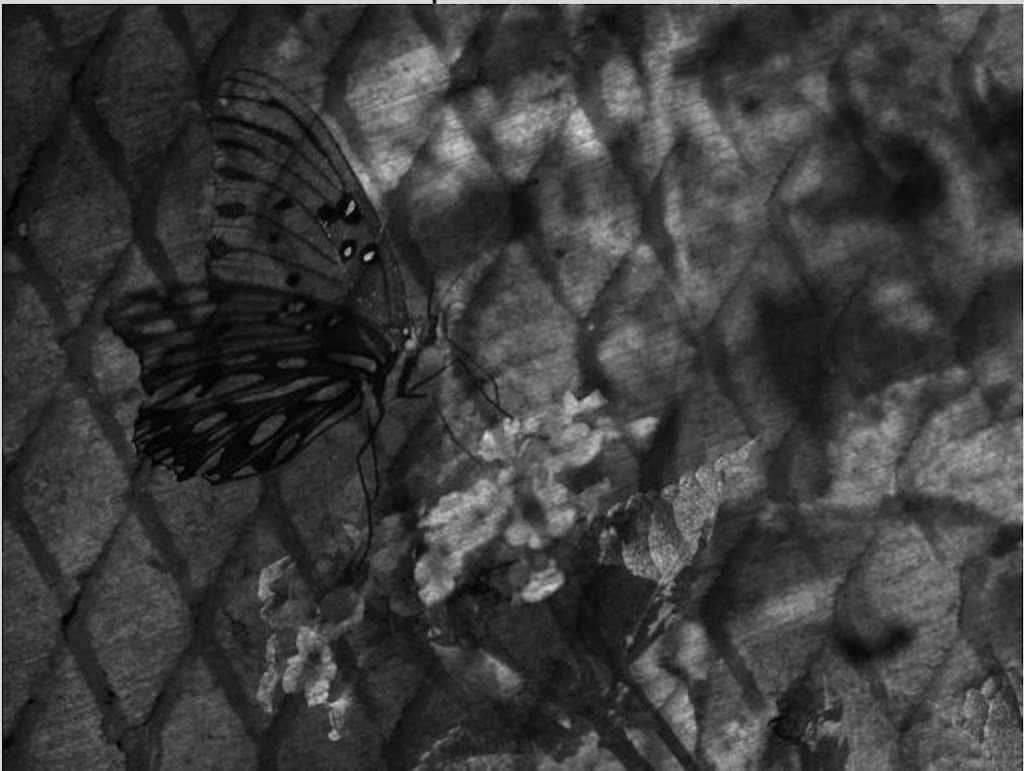
#> input picture Source for PE-20250718T112002Z-1-001/Source for PE/IMG_1.png, 1024 x 771 px, found by its file name
$ jupyter execute Fourier_transform.ipynb
#> lines starting #> are read from the running program, lines starting #| are printed output that depends on the picture; after the words box and inside, x2 and y2 are one past the last pixel; in counts of white or black regions, pixels touching at a corner belong together
📚 **Theory Overview**

Fourier Transform helps analyze **frequency components** of an image.

- **2D Discrete Fourier Transform (DFT)** is used for image processing.
- **FFT (Fast Fourier Transform)** is a fast algorithm to compute DFT efficiently.

### 🔑 Key Insight:
- **Sharp changes** (e.g. edges, noise) ⟶ **High Frequency**
- **Smooth regions** ⟶ **Low Frequency**

An image can be thought of as a **2D signal**.
By applying DFT along both the **X** and **Y** axes, we obtain its **frequency representation**.

### 🔧 Using NumPy: Frequency Transform

#### Thresholding

[cell 1]
import cv2 as cv
import numpy as np
from matplotlib import pyplot as plt

img = cv.imread(r'D:\Gitrepo\CPV\IMG_1.png', cv.IMREAD_GRAYSCALE)
#> img is the input picture: shape (771, 1024); min 0, max 228, mean 60.8
assert img is not None

# Step 1: FFT (frequency domain)
f = np.fft.fft2(img)
fshift = np.fft.fftshift(f)

# Step 2: Extract magnitude and phase
magnitude = np.abs(fshift)
phase = np.angle(fshift)
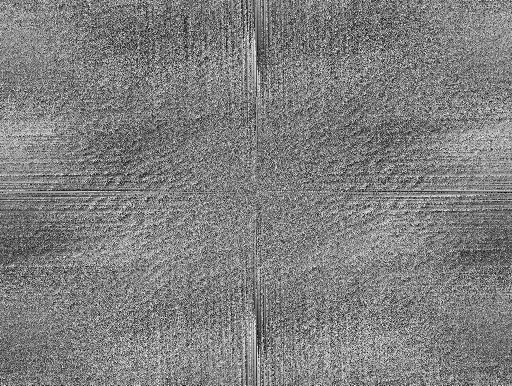
#> phase: shape (771, 1024) float64 (shown at 1/2 size); min -3.14, max 3.14, mean -3.98e-06; drawn with min black and max white

# Step 3: Use three thresholds for (2,3) grid
threshold_list = [0.001, 0.0075, 0.005]  # as fractions of max(magnitude)

plt.figure(figsize=(14, 8))

# (row 1, col 1): Original image
plt.subplot(2, 3, 1)
plt.imshow(img, cmap='gray')
plt.title('Original Image')
plt.axis('off')

# (row 1, col 2): Log Magnitude Spectrum
plt.subplot(2, 3, 2)
plt.imshow(np.log1p(magnitude), cmap='gray')
plt.title('Log Magnitude Spectrum')
plt.axis('off')

# (row 1, col 3): Empty or you can show the phase spectrum
plt.subplot(2, 3, 3)
plt.imshow(phase, cmap='gray')
plt.title('Phase Spectrum')
plt.axis('off')

# Row 2: Compressed images for each threshold
for idx, frac in enumerate(threshold_list):
    threshold = frac * np.max(magnitude)
    mask = magnitude > threshold
    fshift_compressed = fshift * mask

    # Step 4: Reconstruct image using IFFT
    f_ishift = np.fft.ifftshift(fshift_compressed)
    img_compressed = np.fft.ifft2(f_ishift)
    img_compressed = np.abs(img_compressed)
    img_compressed = np.clip(img_compressed, 0, 255).astype(np.uint8)

    plt.subplot(2, 3, idx+4)
    plt.imshow(img_compressed, cmap='gray')
    plt.title(f'Compressed\nThreshold={frac:.2f}')
    plt.axis('off')
#> this loop made 3 passes
#> threshold on passes 1 to 3: 48017.8, 360133.2, 240088.8
#> pass 1, `mask = magnitude > threshold`:
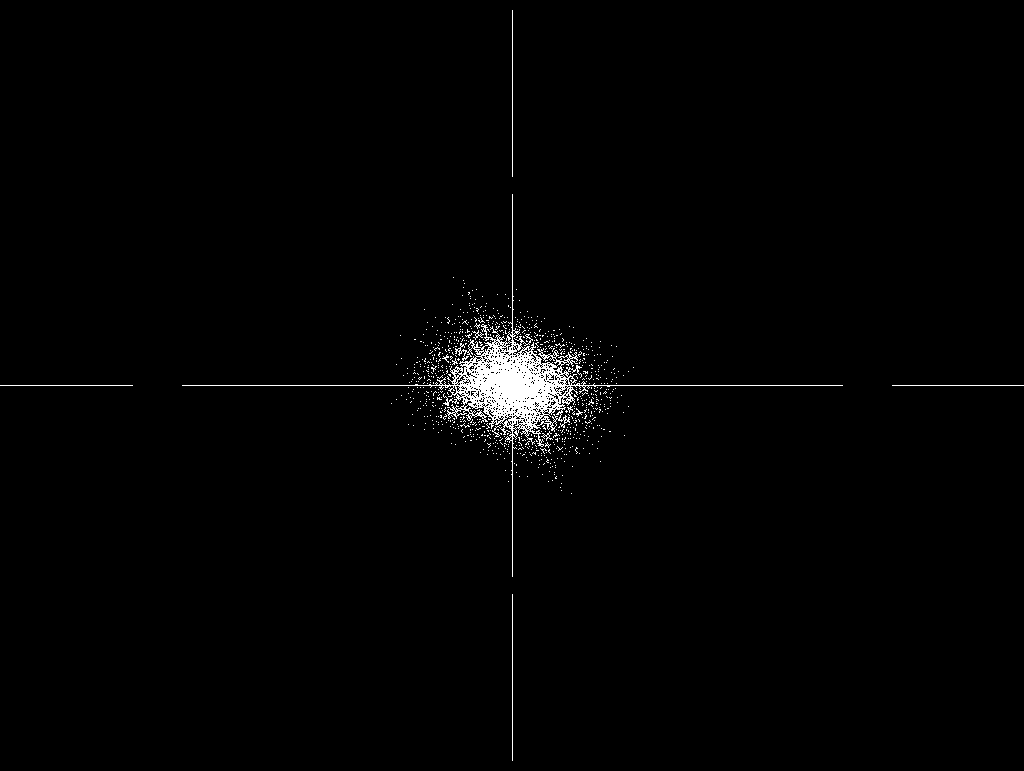
#> mask: shape (771, 1024) bool; 1.3% white; 839 white regions (830 under 20 px), largest, box (x1, y1, x2, y2) and area: (182, 194, 843, 577) 8171, (512, 10, 513, 177) 167, (512, 594, 513, 761) 167
#> pass 1, `img_compressed = np.abs(img_compressed)`:
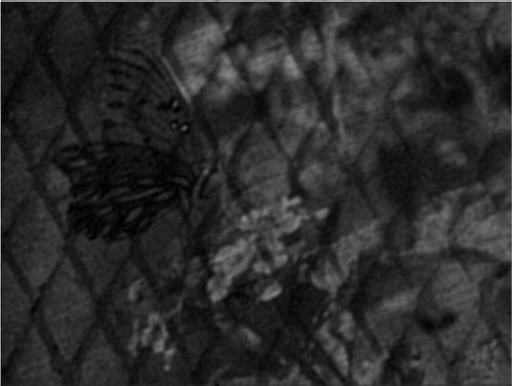
#> img_compressed: shape (771, 1024) float64 (shown at 1/2 size); min 0.00446, max 361.8, mean 60.8; drawn with min black and max white

plt.tight_layout()
plt.show()

### 🚧 High Pass Filtering (HPF)

Remove low-frequency content:

[cell 2]
import cv2 as cv
import numpy as np
from matplotlib import pyplot as plt

img = cv.imread(r'D:\Gitrepo\CPV\IMG_1.png', cv.IMREAD_GRAYSCALE)
assert img is not None

# Compute FFT
f = np.fft.fft2(img)
fshift = np.fft.fftshift(f)  # shift zero frequency to center
magnitude_spectrum = 20 * np.log(np.abs(fshift))
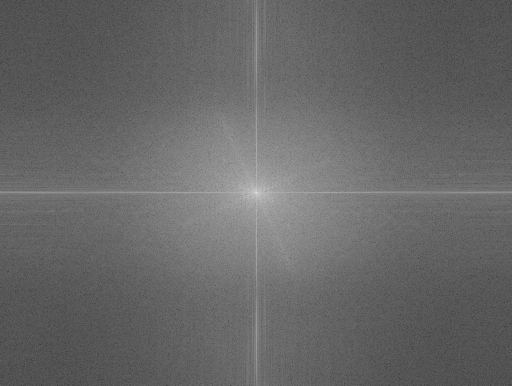
#> magnitude_spectrum: shape (771, 1024) float64 (shown at 1/2 size); min -2.31, max 353.7, mean 141.9; drawn with min black and max white

# Visualization
plt.subplot(121), plt.imshow(img, cmap='gray'), plt.title('Input Image')
plt.subplot(122), plt.imshow(magnitude_spectrum, cmap='gray'), plt.title('Magnitude Spectrum')
plt.show()

[cell 3]
# High Pass Filter (HPF)

rows, cols = img.shape
crow, ccol = rows // 2, cols // 2

# Create a mask with zeros in the center (low frequencies) and ones elsewhere (high frequencies)
mask = np.ones((rows, cols), np.uint8)
mask[crow-30:crow+31, ccol-30:ccol+31] = 0

# Apply mask to the shifted FFT
fshift_hpf = fshift * mask

# Inverse FFT to get the filtered image
f_ishift = np.fft.ifftshift(fshift_hpf)
img_back = np.fft.ifft2(f_ishift)
img_back = np.abs(img_back)
img_back = np.clip(img_back, 0, 255)

# Visualization
plt.figure(figsize=(14, 5))
plt.subplot(1, 3, 1)
plt.imshow(img, cmap='gray')
plt.title('Input Image')
plt.axis('off')

plt.subplot(1, 3, 2)
plt.imshow(img_back, cmap='gray')
plt.title('After HPF (Grayscale)')
plt.axis('off')

plt.subplot(1, 3, 3)
plt.imshow(img_back, cmap='jet')
plt.title('After HPF (JET)')
plt.axis('off')

plt.tight_layout()
plt.show()

HPF works like an **edge detector** (similar to Sobel, Laplacian, etc.).

⚠️ **Ringing Artifacts**

- Caused by sharp mask edges
- Sinc-shaped side lobes appear $\rightarrow$ Visual ripples
- Better to use Gaussian masks instead of rectangular ones

### 🔧 Fourier Transform with OpenCV

[cell 4]
import cv2 as cv
import numpy as np
from matplotlib import pyplot as plt

img = cv.imread(r'D:\Gitrepo\CPV\IMG_1.png', cv.IMREAD_GRAYSCALE)
assert img is not None

# Compute DFT
dft = cv.dft(np.float32(img), flags=cv.DFT_COMPLEX_OUTPUT)
dft_shift = np.fft.fftshift(dft)

# Compute magnitude
magnitude_spectrum = 20 * np.log(cv.magnitude(dft_shift[:,:,0], dft_shift[:,:,1]))

plt.subplot(121), plt.imshow(img, cmap='gray'), plt.title('Input Image')
plt.subplot(122), plt.imshow(magnitude_spectrum, cmap='gray'), plt.title('Magnitude Spectrum')
plt.show()

* Alternatively, use `cv.cartToPolar()` for magnitude & phase directly.

### 🌊 Low Pass Filtering (LPF)

[cell 5]
# Low-Pass Filter (LPF)

# shape of the image
rows, cols = img.shape
crow, ccol = rows//2, cols//2

# Create low-pass mask
mask = np.zeros((rows, cols, 2), np.uint8)
mask[crow-30:crow+30, ccol-30:ccol+30] = 1

# Apply mask & inverse DFT
fshift = dft_shift * mask
f_ishift = np.fft.ifftshift(fshift)
img_back = cv.idft(f_ishift)
img_back = cv.magnitude(img_back[:,:,0], img_back[:,:,1])
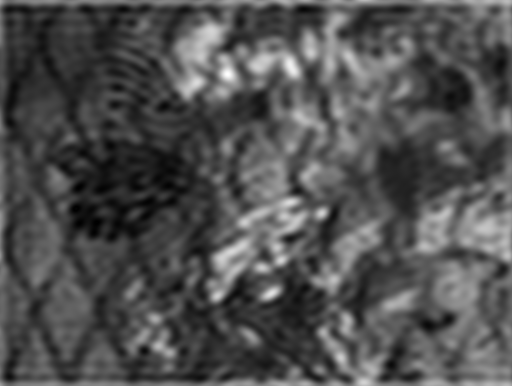
#> img_back: shape (771, 1024) float32 (shown at 1/2 size); min 162266.3, max 151830928, mean 48029400; drawn with min black and max white

plt.subplot(121), plt.imshow(img, cmap='gray'), plt.title('Input Image')
plt.subplot(122), plt.imshow(img_back, cmap='gray'), plt.title('Low-Pass Filtered Image')
plt.show()

### ❓ Why Laplacian & Sobel Are High-Pass Filters?

Let’s visualize their frequency responses:

[cell 6]
filters = [
    np.ones((3,3)),  # mean
    cv.getGaussianKernel(5,10) @ cv.getGaussianKernel(5,10).T,  # gaussian
    np.array([[0,1,0], [1,-4,1], [0,1,0]]),  # laplacian
    np.array([[-1,0,1], [-2,0,2], [-1,0,1]]),  # sobel_x
    np.array([[-1,-2,-1], [0,0,0], [1,2,1]]),  # sobel_y
    np.array([[-3,0,3], [-10,0,10], [-3,0,3]])  # scharr
]

names = ['mean', 'gaussian', 'laplacian', 'sobel_x', 'sobel_y', 'scharr_x']
fft_spectra = [np.log(np.abs(np.fft.fftshift(np.fft.fft2(f))) + 1) for f in filters]
#> fft_spectra = 6 items

for i, mag in enumerate(fft_spectra):
    plt.subplot(2,3,i+1), plt.imshow(mag, cmap='gray')
    plt.title(names[i]), plt.xticks([]), plt.yticks([])
#> this loop made 6 passes
#> mag on passes 1, 3, 4, 5, 6: [[0, 0, 0], [0, 2.3, 0], [0, 0, 0]], [[1.95, 1.39, 1.95], [1.39, 0, 1.39], [1.95, 1.39, 1.95]], [[1.01, 0, 1.01], [2.07, 0, 2.07], [1.01, 0, 1.01]], [[1.01, 2.07, 1.01], [0, 0, 0], [1.01, 2.07, 1.01]], [[2.57, 0, 2.57], [3.36, 0, 3.36], [2.57, 0, 2.57]]

plt.show()
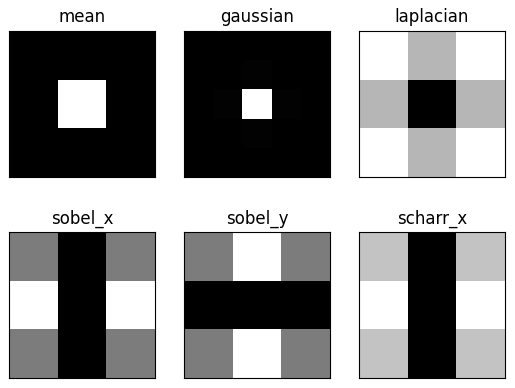
#> figure drawn by matplotlib, 6 panels

$ run again, with Source for PE-20250718T112002Z-1-001/Source for PE/IMG_3.png copied over Source for PE-20250718T112002Z-1-001/Source for PE/IMG_1.png
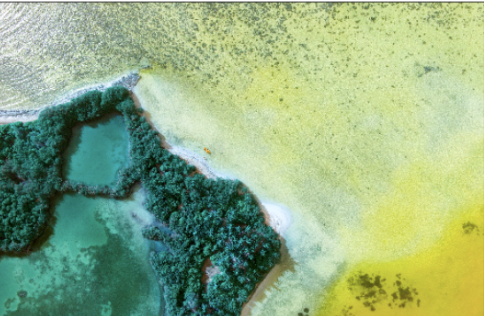
#> input picture Source for PE-20250718T112002Z-1-001/Source for PE/IMG_3.png, 484 x 316 px, found by its file name
#> the loop `for idx, frac in enumerate(threshold_list):` made 3 passes
#> threshold on passes 1 to 3: 24897.3, 186729.5, 124486.3
#> pass 1, `mask = magnitude > threshold`:
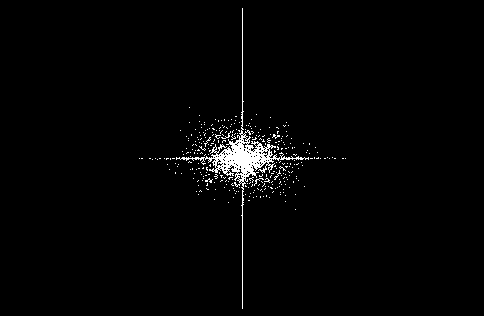
#> mask: shape (316, 484) bool; 1.8% white in thin lines or dots, all inside (x1, y1, x2, y2) = (139, 8, 346, 309)
#> `img_back = cv.magnitude(img_back[:,:,0], img_back[:,:,1])`:
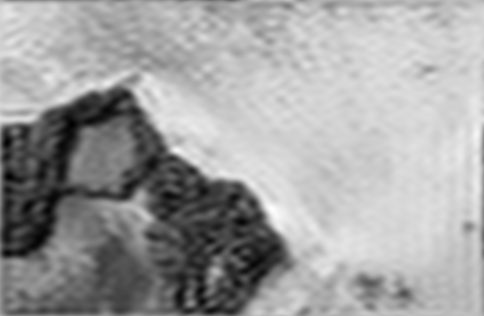
#> img_back: shape (316, 484) float32; min 1867106.5, max 38330536, mean 24897992; drawn with min black and max white
#> fft_spectra = 6 items
#> the loop `for i, mag in enumerate(fft_spectra):` made 6 passes
#> mag on passes 1, 3, 4, 5, 6: [[0, 0, 0], [0, 2.3, 0], [0, 0, 0]], [[1.95, 1.39, 1.95], [1.39, 0, 1.39], [1.95, 1.39, 1.95]], [[1.01, 0, 1.01], [2.07, 0, 2.07], [1.01, 0, 1.01]], [[1.01, 2.07, 1.01], [0, 0, 0], [1.01, 2.07, 1.01]], [[2.57, 0, 2.57], [3.36, 0, 3.36], [2.57, 0, 2.57]]

$ run again, with Source for PE-20250718T112002Z-1-001/Source for PE/IMG_2a.jpg saved as Source for PE-20250718T112002Z-1-001/Source for PE/IMG_1.png
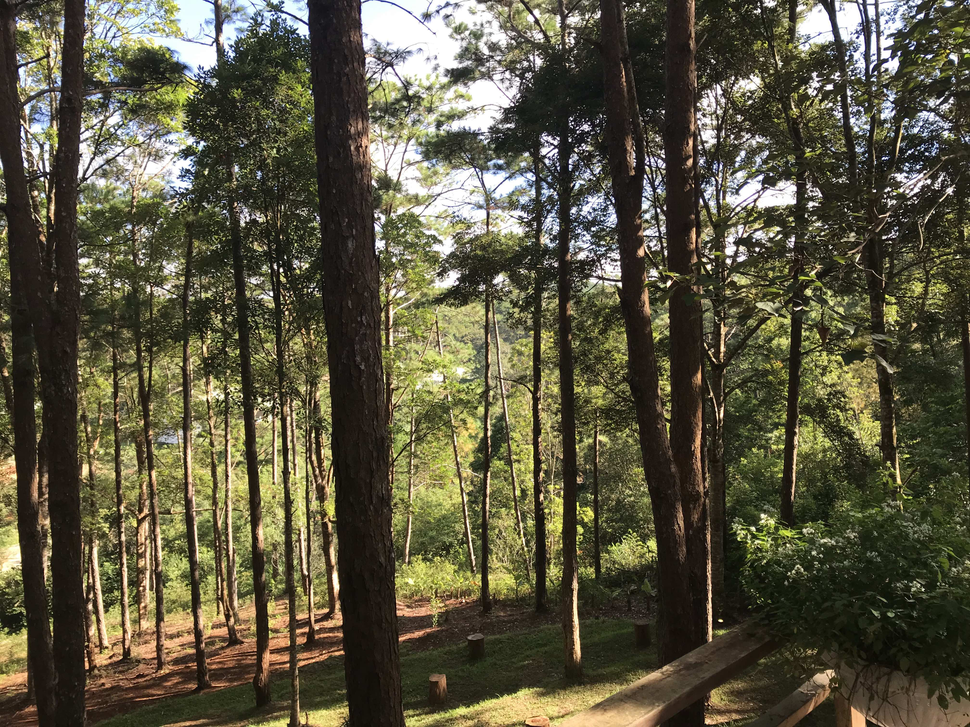
#> input picture Source for PE-20250718T112002Z-1-001/Source for PE/IMG_2a.jpg, 970 x 727 px, shrunk from 4032 x 3024 before the run, found by its file name
#> the loop `for idx, frac in enumerate(threshold_list):` made 3 passes
#> threshold on passes 1 to 3: 59539.9, 446549.2, 297699.5
#> pass 1, `mask = magnitude > threshold`:
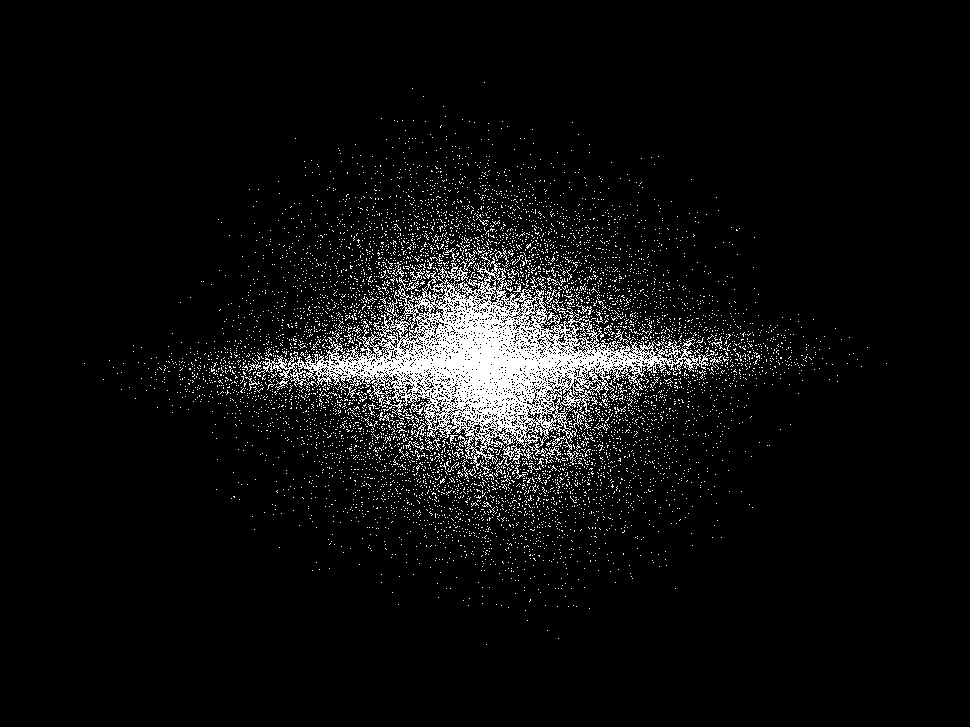
#> mask: shape (727, 970) bool; 5.8% white in thin lines or dots, all inside (x1, y1, x2, y2) = (84, 82, 887, 645)
#> `img_back = cv.magnitude(img_back[:,:,0], img_back[:,:,1])`:
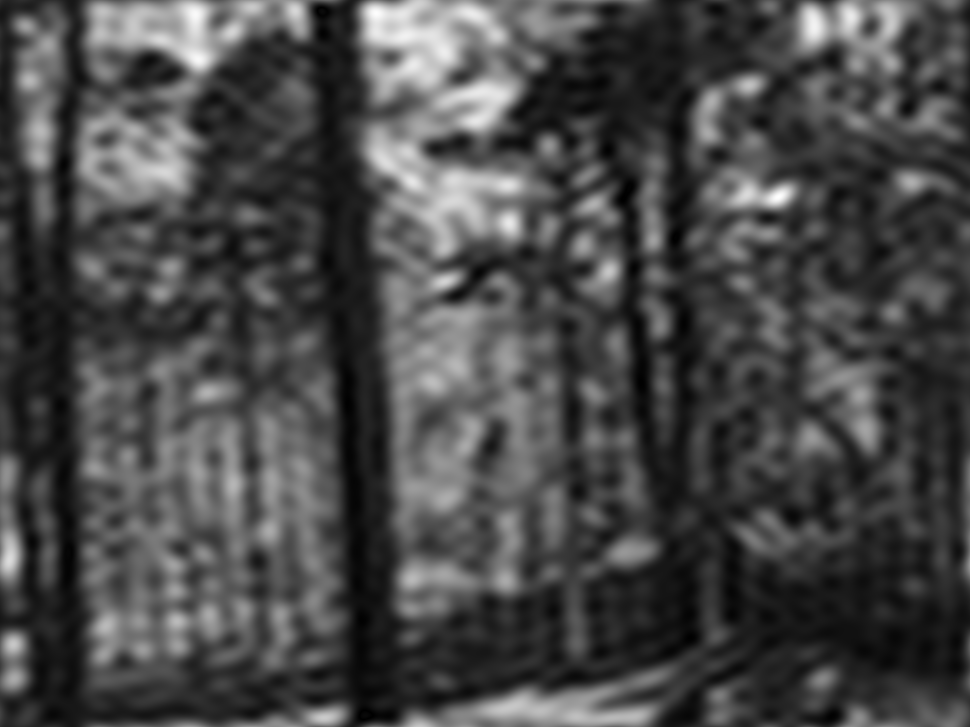
#> img_back: shape (727, 970) float32; min 117609.1, max 207575184, mean 59597044; drawn with min black and max white
#> fft_spectra = 6 items
#> the loop `for i, mag in enumerate(fft_spectra):` made 6 passes
#> mag on passes 1, 3, 4, 5, 6: [[0, 0, 0], [0, 2.3, 0], [0, 0, 0]], [[1.95, 1.39, 1.95], [1.39, 0, 1.39], [1.95, 1.39, 1.95]], [[1.01, 0, 1.01], [2.07, 0, 2.07], [1.01, 0, 1.01]], [[1.01, 2.07, 1.01], [0, 0, 0], [1.01, 2.07, 1.01]], [[2.57, 0, 2.57], [3.36, 0, 3.36], [2.57, 0, 2.57]]
